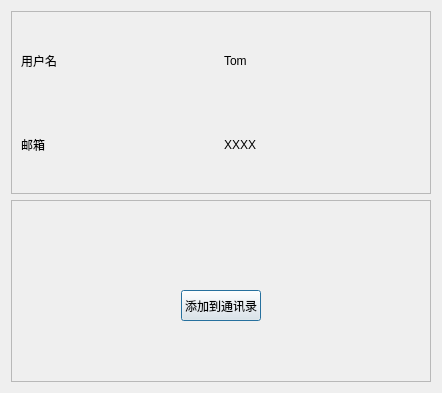
<?xml version="1.0" encoding="UTF-8"?>
<ui version="4.0">
 <class>FindUserDialog</class>
 <widget class="QDialog" name="FindUserDialog">
  <property name="geometry">
   <rect>
    <x>0</x>
    <y>0</y>
    <width>442</width>
    <height>393</height>
   </rect>
  </property>
  <property name="windowTitle">
   <string>Dialog</string>
  </property>
  <layout class="QVBoxLayout" name="verticalLayout">
   <item>
    <widget class="QFrame" name="frame">
     <property name="frameShape">
      <enum>QFrame::StyledPanel</enum>
     </property>
     <property name="frameShadow">
      <enum>QFrame::Raised</enum>
     </property>
     <layout class="QVBoxLayout" name="verticalLayout_2">
      <item>
       <layout class="QHBoxLayout" name="horizontalLayout">
        <item>
         <widget class="QLabel" name="label">
          <property name="text">
           <string>用户名</string>
          </property>
         </widget>
        </item>
        <item>
         <widget class="QLabel" name="username">
          <property name="text">
           <string>Tom</string>
          </property>
         </widget>
        </item>
       </layout>
      </item>
      <item>
       <layout class="QHBoxLayout" name="horizontalLayout_2">
        <item>
         <widget class="QLabel" name="label_3">
          <property name="text">
           <string>邮箱</string>
          </property>
         </widget>
        </item>
        <item>
         <widget class="QLabel" name="email">
          <property name="text">
           <string>XXXX</string>
          </property>
         </widget>
        </item>
       </layout>
      </item>
     </layout>
    </widget>
   </item>
   <item>
    <widget class="QFrame" name="frame_2">
     <property name="frameShape">
      <enum>QFrame::StyledPanel</enum>
     </property>
     <property name="frameShadow">
      <enum>QFrame::Raised</enum>
     </property>
     <widget class="QPushButton" name="pushButton">
      <property name="geometry">
       <rect>
        <x>170</x>
        <y>90</y>
        <width>80</width>
        <height>31</height>
       </rect>
      </property>
      <property name="text">
       <string>添加到通讯录</string>
      </property>
     </widget>
    </widget>
   </item>
  </layout>
 </widget>
 <resources/>
 <connections/>
</ui>
